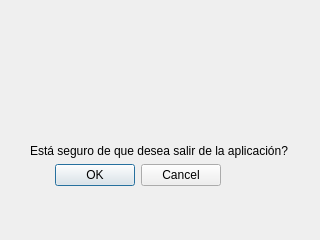
<?xml version="1.0" encoding="UTF-8"?>
<ui version="4.0">
 <class>Dialog</class>
 <widget class="QDialog" name="Dialog">
  <property name="geometry">
   <rect>
    <x>0</x>
    <y>0</y>
    <width>320</width>
    <height>240</height>
   </rect>
  </property>
  <property name="windowTitle">
   <string>Dialog</string>
  </property>
  <property name="modal">
   <bool>true</bool>
  </property>
  <widget class="QDialogButtonBox" name="buttonBox">
   <property name="geometry">
    <rect>
     <x>-80</x>
     <y>160</y>
     <width>301</width>
     <height>31</height>
    </rect>
   </property>
   <property name="orientation">
    <enum>Qt::Horizontal</enum>
   </property>
   <property name="standardButtons">
    <set>QDialogButtonBox::Cancel|QDialogButtonBox::Ok</set>
   </property>
  </widget>
  <widget class="QLabel" name="label_2">
   <property name="geometry">
    <rect>
     <x>30</x>
     <y>140</y>
     <width>261</width>
     <height>21</height>
    </rect>
   </property>
   <property name="text">
    <string>Está seguro de que desea salir de la aplicación?</string>
   </property>
  </widget>
  <widget class="QLabel" name="label">
   <property name="geometry">
    <rect>
     <x>100</x>
     <y>30</y>
     <width>111</width>
     <height>101</height>
    </rect>
   </property>
   <property name="text">
    <string/>
   </property>
   <property name="pixmap">
    <pixmap>redWarning.jpg</pixmap>
   </property>
  </widget>
 </widget>
 <resources/>
 <connections>
  <connection>
   <sender>buttonBox</sender>
   <signal>accepted()</signal>
   <receiver>Dialog</receiver>
   <slot>accept()</slot>
   <hints>
    <hint type="sourcelabel">
     <x>248</x>
     <y>254</y>
    </hint>
    <hint type="destinationlabel">
     <x>157</x>
     <y>274</y>
    </hint>
   </hints>
  </connection>
  <connection>
   <sender>buttonBox</sender>
   <signal>rejected()</signal>
   <receiver>Dialog</receiver>
   <slot>reject()</slot>
   <hints>
    <hint type="sourcelabel">
     <x>316</x>
     <y>260</y>
    </hint>
    <hint type="destinationlabel">
     <x>286</x>
     <y>274</y>
    </hint>
   </hints>
  </connection>
 </connections>
</ui>
